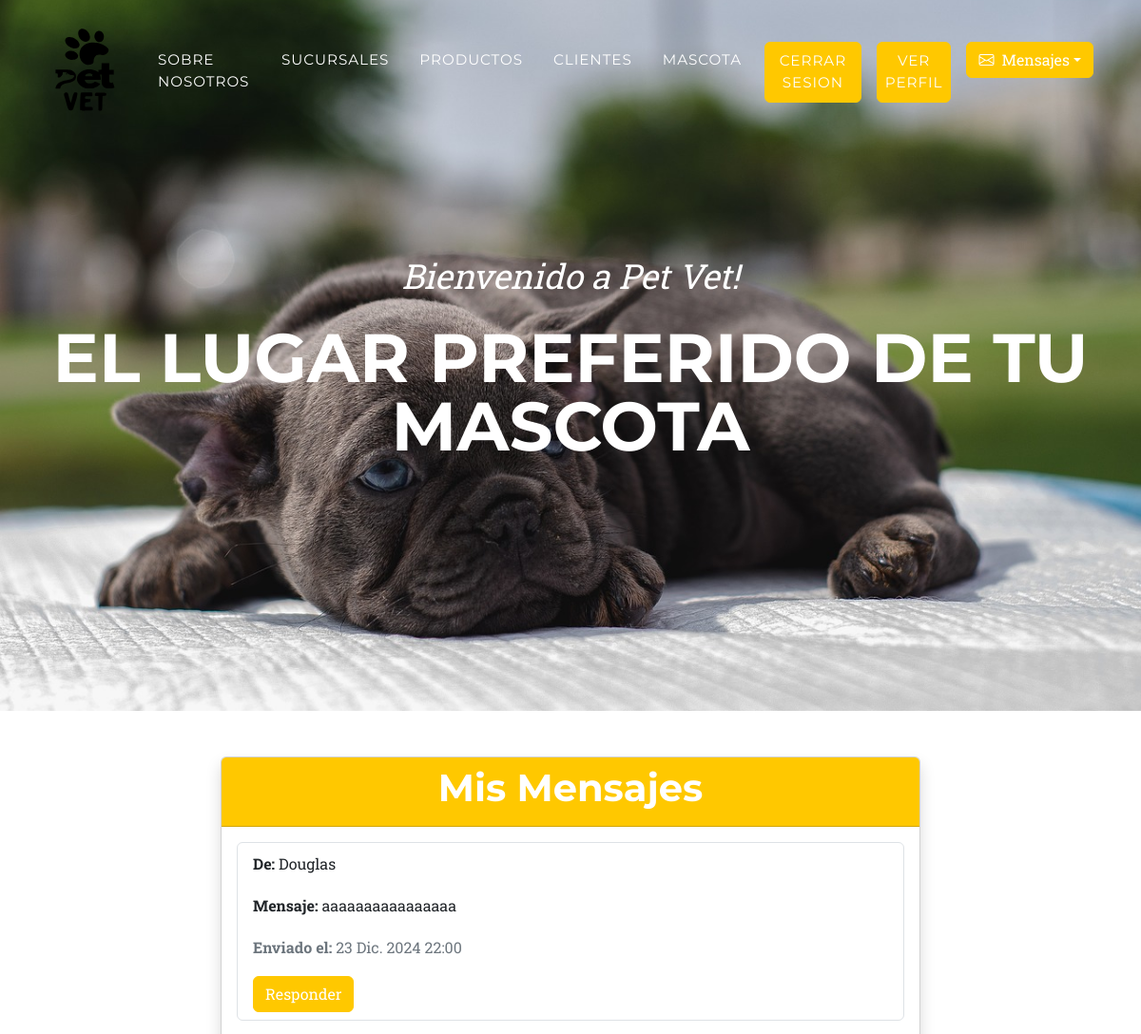
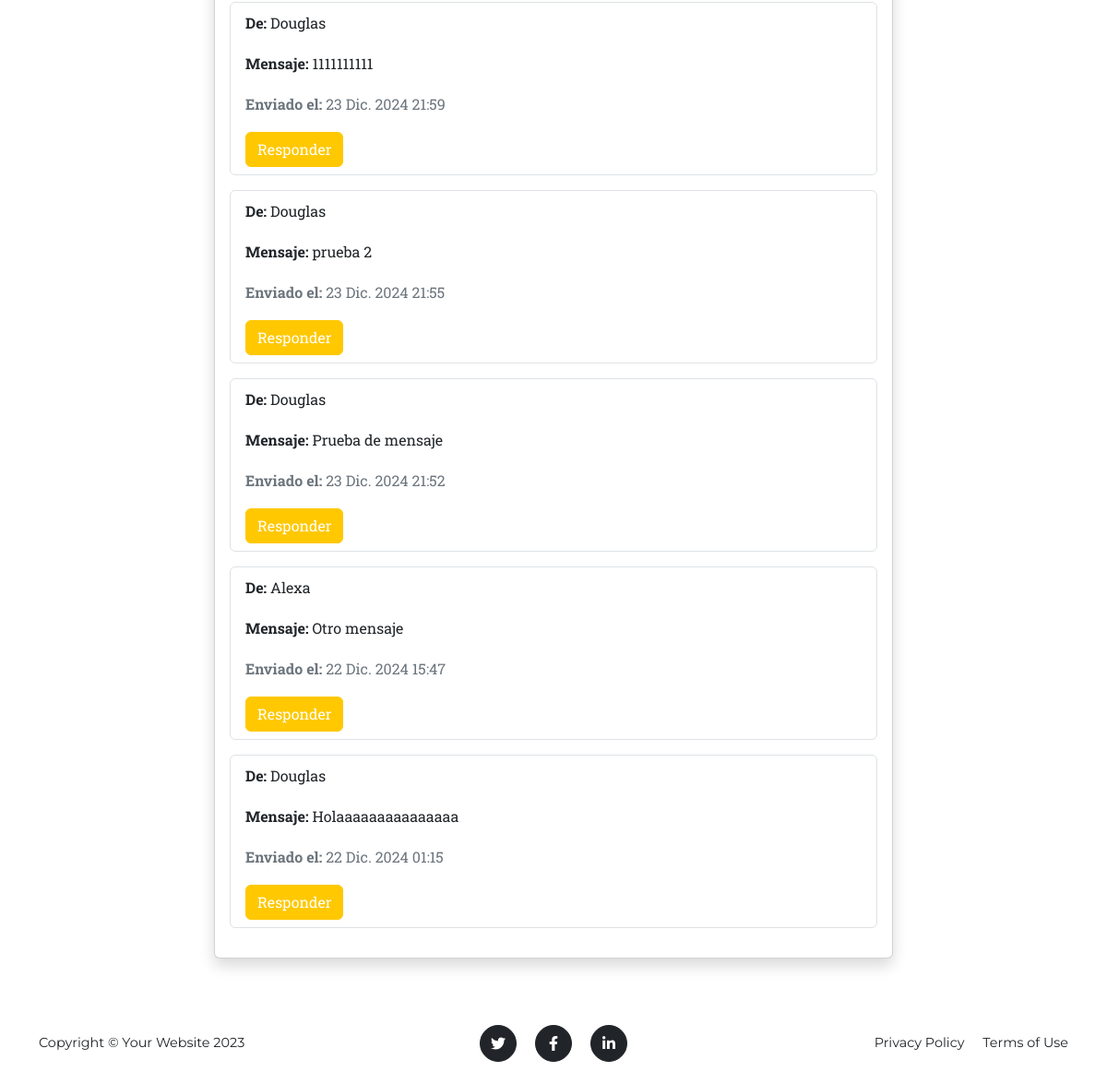
Screenshot of /mensajes/mostrar-mensaje/ (signed in) with the database file from the repository (2 pictures, top to bottom).
### app_mensajeria/models.py (models this page shows, shortened)
class Mensaje(models.Model):
    remitente = models.ForeignKey(User, related_name="mensajes_enviados",
    on_delete=models.CASCADE)
    destinatario = models.ForeignKey(User, related_name="mensajes_recibidos",
    on_delete=models.CASCADE)
    contenido = models.TextField()
    fecha_envio = models.DateTimeField(auto_now_add=True)

### app_mensajeria/views.py (the view)
# urls.py: path("mostrar-mensaje/", views.mostrar_mensaje, name="mostrar-mensaje")
def mostrar_mensaje(request):
    mensajes = Mensaje.objects.filter(destinatario=request.user).order_by("-fecha_envio")
    return render(request, "app_mensajeria/mostrar-mensaje.html", {"mensajes": mensajes})

### app_mensajeria/templates/app_mensajeria/mostrar-mensaje.html (shortened to what this page needs)
{% extends "app_vete/base.html" %}
{% load static %}
{% block content %}
<div class="container my-5">
    <div class="row justify-content-center">
        <div class="col-md-8">
            <div class="card shadow">
                <div class="card-header text-center bg-primary text-white">
                    <h1>Mis Mensajes</h1>
                </div>
                <div class="card-body">
                    {% if mensajes %}
                        <div class="list-group">
                            {% for mensaje in mensajes %}
                                <div class="list-group-item mb-3 border border-success-subtle rounded">
                                    <p><strong>De:</strong> {{ mensaje.remitente }}</p>
                                    <p><strong>Mensaje:</strong> {{ mensaje.contenido }}</p>
                                    <p class="text-muted"><strong>Enviado el:</strong> {{ mensaje.fecha_envio }}</p>
                                    <a class="btn btn-warning" href = "{% url 'pagina-remodelacion' %}#mensaje">Responder</a>
                                </div>
                            {% endfor %}
                        </div>
                    {% else %}
                        <p class="text-center">No tienes mensajes aún.</p>
                        <a class="btn btn-warning" href = "{% url 'mostrar-perfil' %}">volver</a>
                    {% endif %}
                </div>
            </div>
        </div>
    </div>
</div>
{% endblock %}

### rows the page displays
Mensaje: remitente "Douglas", contenido "aaaaaaaaaaaaaaaa", fecha_envio "23 Dic. 2024 22:00"
Mensaje: remitente "Douglas", contenido "1111111111", fecha_envio "23 Dic. 2024 21:59"
Mensaje: remitente "Douglas", contenido "prueba 2", fecha_envio "23 Dic. 2024 21:55"
Mensaje: remitente "Douglas", contenido "Prueba de mensaje", fecha_envio "23 Dic. 2024 21:52"
Mensaje: remitente "Alexa", contenido "Otro mensaje", fecha_envio "22 Dic. 2024 15:47"
Mensaje: remitente "Douglas", contenido "Holaaaaaaaaaaaaaaa", fecha_envio "22 Dic. 2024 01:15"
